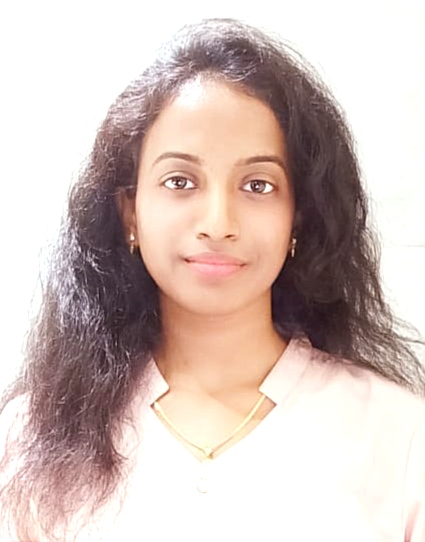
#> input picture Resources/Vaish.jpg, 425 x 542 px
$ python 'Face Detection.py'
#> lines starting #> are read from the running program, lines starting #| are printed output that depends on the picture; after the words box and inside, x2 and y2 are one past the last pixel; in counts of white or black regions, pixels touching at a corner belong together
import cv2

faceCascade= cv2.CascadeClassifier("Resources/haarcascade_frontalface_default.xml")
img = cv2.imread('Resources/Vaish.jpg')
#> img is the input picture: shape (542, 425, 3); mean B, G, R 187.2, 192.8, 210.5
imgGray = cv2.cvtColor(img,cv2.COLOR_BGR2GRAY)
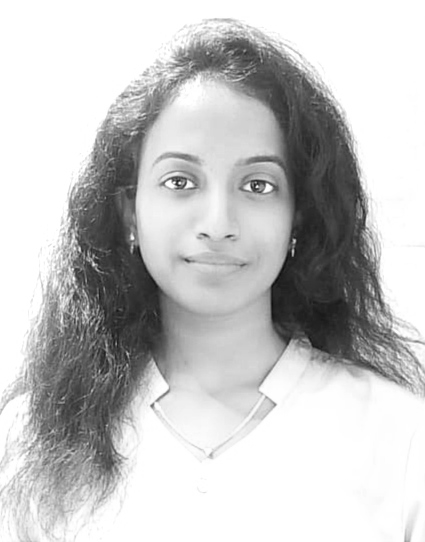
#> imgGray: shape (542, 425); min 15, max 255, mean 197.5

faces = faceCascade.detectMultiScale(imgGray,1.1,4)
#> faces = [[112, 103, 210, 210]]

for (x,y,w,h) in faces:
    cv2.rectangle(img,(x,y),(x+w,y+h),(0,255,0),3)
#> this loop made 1 pass
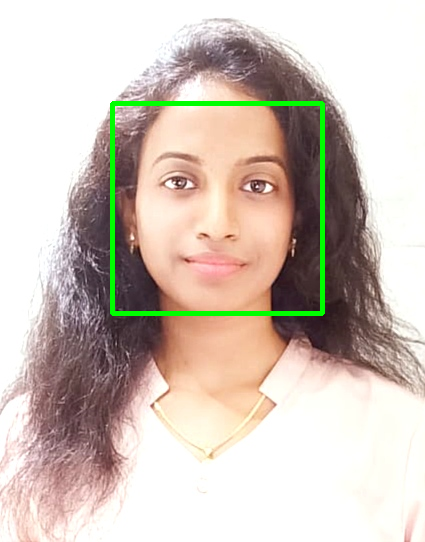
#> img: shape (542, 425, 3); 1.82% of pixels changed, all inside (x1, y1, x2, y2) = (110, 101, 325, 316)


cv2.imshow("Result", img)
cv2.waitKey(0)
